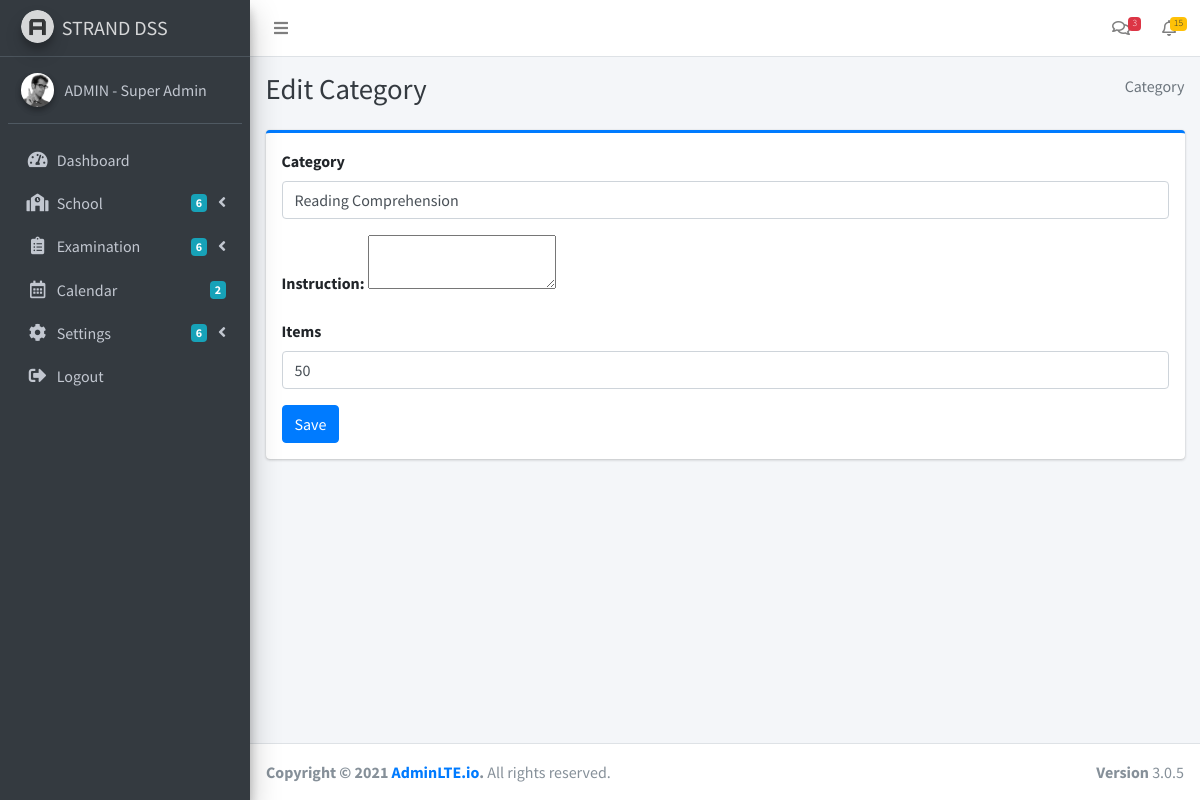
Before: /admin/exam_category_edit.php?id=1 (signed in) with the older database file.
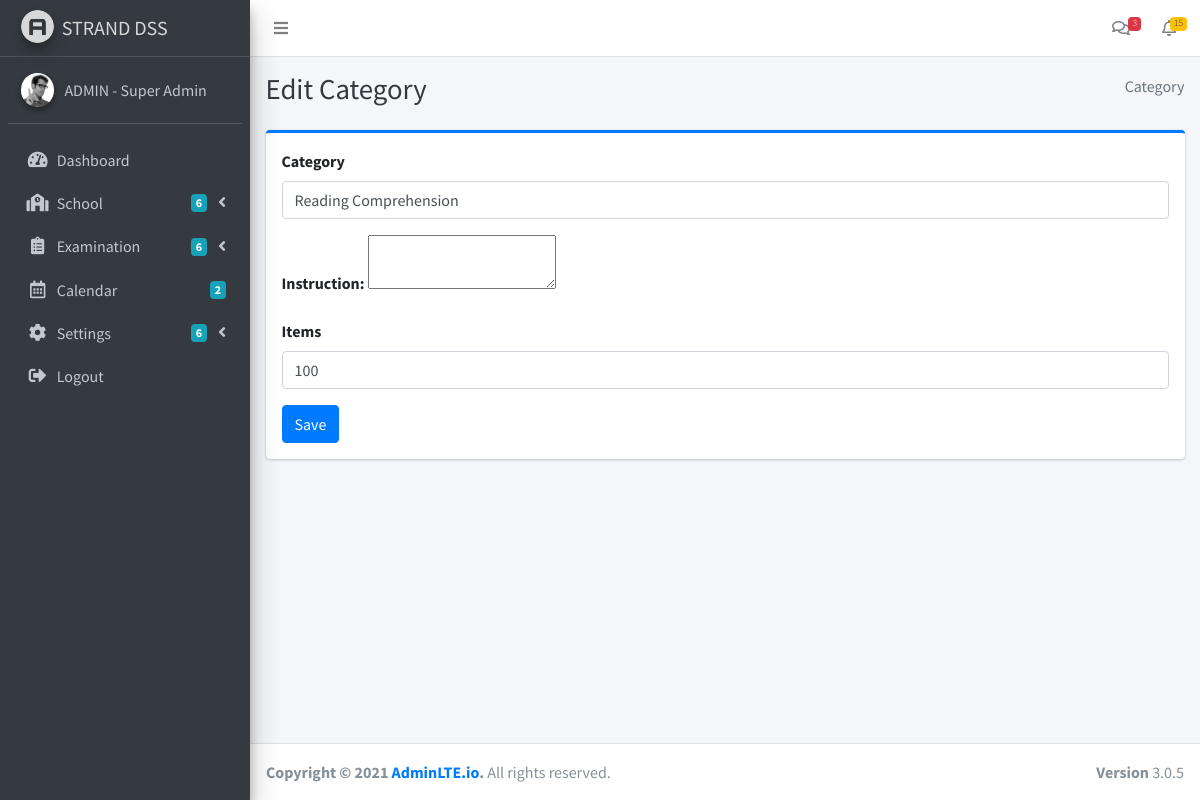
After: the same page with the newer database file.
### tables this page shows
CREATE TABLE `category` (
  `cat_id` int(11) NOT NULL,
  `cat_seq` int(11) NOT NULL,
  `cat_name` varchar(100) NOT NULL,
  `cat_instruct` text NOT NULL,
  `cat_items` int(11) NOT NULL,
  `date_created` timestamp NOT NULL DEFAULT current_timestamp() ON UPDATE current_timestamp(),
  `date_updated` timestamp NULL DEFAULT NULL ON UPDATE current_timestamp()
);

### admin/exam_category_edit.php (the view, shortened to what this page needs)
<?php
include('include/header.php');
include('include/sidebar.php');
$c_id = $_REQUEST['id'];
$sql = "SELECT * FROM category WHERE cat_id = '$c_id'";
$result = $conn->query($sql);
if ($result->num_rows > 0) {
    while ($row = $result->fetch_assoc()) {
        $cat_name = $row['cat_name'];
        $cat_instruct = $row['cat_instruct'];
        $cat_items = $row['cat_items'];
    }
}
?>
<div class="content-wrapper">
    <div class="content-header">
        <div class="container-fluid">
            <div class="row mb-2">
                <div class="col-sm-6">
                    <h1 class="m-0 text-dark">Edit Category</h1>
                </div>
                <div class="col-sm-6">
                    <ol class="breadcrumb float-sm-right">
                        <li class="breadcrumb-item active">Category</li>
                    </ol>
                </div>
            </div>
        </div>
    </div>
    <section class="content">
        <div class="container-fluid">
            <div class="row">
                <div class="col-md-12">
                    <div class="card card-primary card-outline">
                        <form action="update_categoryinfo.php" method="POST" enctype="multipart/form-data">
                            <div class=" form-group mt-3 ml-3 mr-3">
                                <label>Category</label>
                                <input type="text" class="form-control" placeholder="Category title" name="category" value="<?php echo $cat_name; ?>" />
                            </div>
                            <div class=" form-group ml-3 mr-3">
                                <label>Instruction:</label>
                                <textarea class="textarea" name="instruction" id="instruction"><?php echo stripcslashes($cat_instruct); ?></textarea>
                            </div>
                            <div class="form-group ml-3 mr-3">
                                <label>Items</label>
                                <input type="number" class="form-control" placeholder="How many items?" value="<?php echo $cat_items; ?>" name=" items" max="150" />
                            </div>
                            <div class="form-group ml-3 mr-3">
                                <button type="submit" name="save" class="btn btn-primary">Save</button>
                            </div>
                    </div>
                </div>
            </div>
        </div>
</div>
</div>
<?php
include('include/footer.php');
?>

Changed rows visible on the page:
changed category "Reading Comprehension": cat_items "50" → "100"
